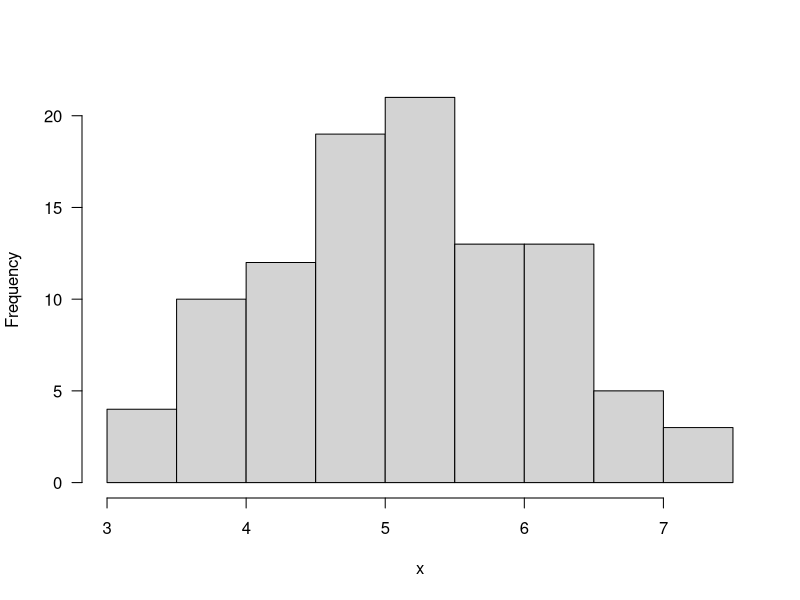
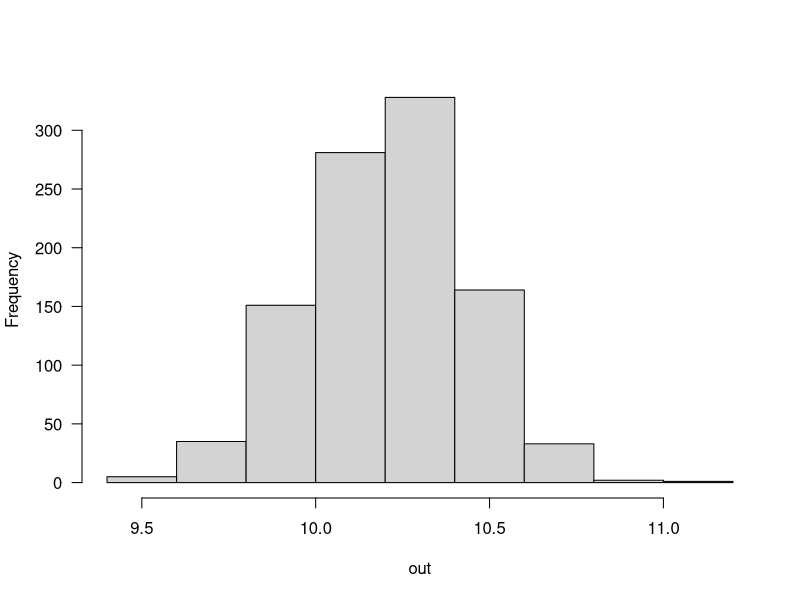

Reproduce these figures in R, in order.
setwd("~/Documents/Documents/R/Statcourse/Exersice 1")

x = rnorm(n=100, mean=5, sd=1)
mean(x)
sd(x)
hist(x, las=1, main="")

set.seed(1)
x = rnorm(50, 10, 2)
se_x = sqrt(var(x)/length(x))

out = NULL
for(i in 1:1000){
  sample = sample(x, replace=TRUE)
  out[i] = mean(sample)
}
hist(out, las=1, main="")
sd(out)
se_x
quantile(out, c(0.025, 0.975))#c()Extract value for 0.025 and 0.975
mean(x) - 1.96*se_x
mean(x) + 1.96*se_x

#EXERSICE####

set.seed(1)
x = rnorm(50, 10, 2)
se_x = sqrt(var(x)/length(x))